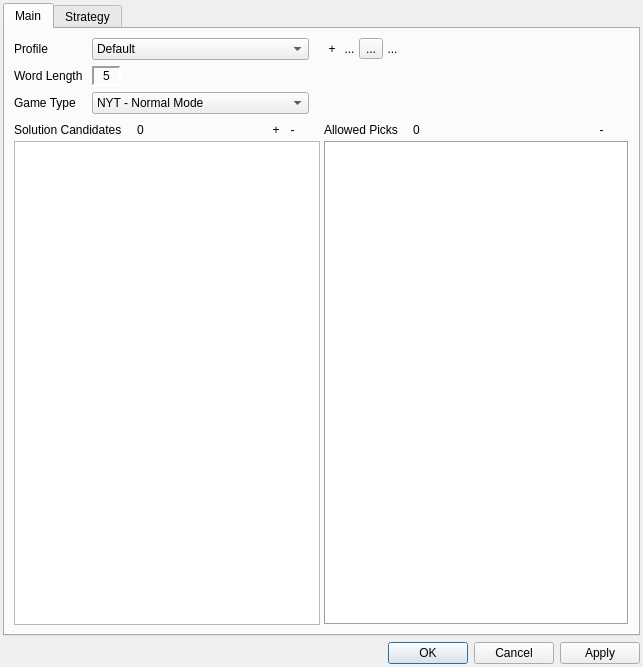
<?xml version="1.0" encoding="UTF-8"?>
<ui version="4.0">
 <class>preferences</class>
 <widget class="QDialog" name="preferences">
  <property name="windowModality">
   <enum>Qt::WindowModality::ApplicationModal</enum>
  </property>
  <property name="geometry">
   <rect>
    <x>0</x>
    <y>0</y>
    <width>643</width>
    <height>667</height>
   </rect>
  </property>
  <property name="windowTitle">
   <string>Word Le SMASH! - Preferences</string>
  </property>
  <property name="styleSheet">
   <string notr="true"/>
  </property>
  <property name="modal">
   <bool>true</bool>
  </property>
  <layout class="QVBoxLayout" name="verticalLayout_2">
   <property name="leftMargin">
    <number>3</number>
   </property>
   <property name="topMargin">
    <number>3</number>
   </property>
   <property name="rightMargin">
    <number>3</number>
   </property>
   <property name="bottomMargin">
    <number>3</number>
   </property>
   <item>
    <widget class="QFrame" name="frame">
     <property name="frameShape">
      <enum>QFrame::Shape::NoFrame</enum>
     </property>
     <property name="frameShadow">
      <enum>QFrame::Shadow::Plain</enum>
     </property>
     <layout class="QVBoxLayout" name="verticalLayout">
      <property name="spacing">
       <number>6</number>
      </property>
      <property name="leftMargin">
       <number>0</number>
      </property>
      <property name="topMargin">
       <number>0</number>
      </property>
      <property name="rightMargin">
       <number>0</number>
      </property>
      <property name="bottomMargin">
       <number>0</number>
      </property>
      <item>
       <widget class="QTabWidget" name="preferencesTabWidget">
        <property name="currentIndex">
         <number>0</number>
        </property>
        <widget class="QWidget" name="mainPreferencesTab">
         <attribute name="title">
          <string>Main</string>
         </attribute>
         <layout class="QGridLayout" name="gridLayout" columnstretch="0,1,1,0,1,1,0">
          <property name="leftMargin">
           <number>9</number>
          </property>
          <item row="2" column="1" colspan="3">
           <widget class="QComboBox" name="gameTypeComboBox">
            <property name="sizePolicy">
             <sizepolicy hsizetype="MinimumExpanding" vsizetype="Fixed">
              <horstretch>0</horstretch>
              <verstretch>0</verstretch>
             </sizepolicy>
            </property>
            <item>
             <property name="text">
              <string>NYT - Normal Mode</string>
             </property>
            </item>
            <item>
             <property name="text">
              <string>NYT - Hard Mode</string>
             </property>
            </item>
            <item>
             <property name="text">
              <string>Absurdle</string>
             </property>
            </item>
           </widget>
          </item>
          <item row="0" column="1" colspan="3">
           <widget class="QComboBox" name="profileComboBox">
            <property name="sizePolicy">
             <sizepolicy hsizetype="MinimumExpanding" vsizetype="Fixed">
              <horstretch>0</horstretch>
              <verstretch>0</verstretch>
             </sizepolicy>
            </property>
            <property name="editable">
             <bool>false</bool>
            </property>
            <item>
             <property name="text">
              <string>Default</string>
             </property>
            </item>
           </widget>
          </item>
          <item row="0" column="4">
           <widget class="QFrame" name="profileButtonsFrame">
            <property name="sizePolicy">
             <sizepolicy hsizetype="Fixed" vsizetype="Preferred">
              <horstretch>0</horstretch>
              <verstretch>0</verstretch>
             </sizepolicy>
            </property>
            <property name="lineWidth">
             <number>0</number>
            </property>
            <layout class="QHBoxLayout" name="horizontalLayout_4">
             <property name="spacing">
              <number>0</number>
             </property>
             <property name="topMargin">
              <number>0</number>
             </property>
             <property name="rightMargin">
              <number>0</number>
             </property>
             <property name="bottomMargin">
              <number>0</number>
             </property>
             <item>
              <widget class="QToolButton" name="addProfileButton">
               <property name="styleSheet">
                <string notr="true">border: none</string>
               </property>
               <property name="text">
                <string>+</string>
               </property>
               <property name="icon">
                <iconset theme="list-add"/>
               </property>
              </widget>
             </item>
             <item>
              <widget class="QToolButton" name="removeProfileButton">
               <property name="styleSheet">
                <string notr="true">border: none</string>
               </property>
               <property name="text">
                <string>...</string>
               </property>
               <property name="icon">
                <iconset theme="list-remove"/>
               </property>
              </widget>
             </item>
             <item>
              <widget class="QToolButton" name="setDefaultProfileButton">
               <property name="text">
                <string>...</string>
               </property>
               <property name="icon">
                <iconset theme="emblem-default"/>
               </property>
              </widget>
             </item>
             <item>
              <widget class="QToolButton" name="copyProfileButton">
               <property name="styleSheet">
                <string notr="true">border: none</string>
               </property>
               <property name="text">
                <string>...</string>
               </property>
               <property name="icon">
                <iconset theme="edit-copy"/>
               </property>
              </widget>
             </item>
            </layout>
           </widget>
          </item>
          <item row="0" column="5" colspan="2">
           <spacer name="horizontalSpacer_8">
            <property name="orientation">
             <enum>Qt::Orientation::Horizontal</enum>
            </property>
            <property name="sizeHint" stdset="0">
             <size>
              <width>40</width>
              <height>20</height>
             </size>
            </property>
           </spacer>
          </item>
          <item row="2" column="6">
           <spacer name="horizontalSpacer_7">
            <property name="orientation">
             <enum>Qt::Orientation::Horizontal</enum>
            </property>
            <property name="sizeHint" stdset="0">
             <size>
              <width>40</width>
              <height>20</height>
             </size>
            </property>
           </spacer>
          </item>
          <item row="2" column="0">
           <widget class="QLabel" name="gameTypeLabel">
            <property name="sizePolicy">
             <sizepolicy hsizetype="Fixed" vsizetype="Preferred">
              <horstretch>0</horstretch>
              <verstretch>0</verstretch>
             </sizepolicy>
            </property>
            <property name="text">
             <string>Game Type</string>
            </property>
            <property name="buddy">
             <cstring>gameTypeComboBox</cstring>
            </property>
           </widget>
          </item>
          <item row="1" column="0">
           <widget class="QLabel" name="wordLengthLabel">
            <property name="sizePolicy">
             <sizepolicy hsizetype="Fixed" vsizetype="Preferred">
              <horstretch>0</horstretch>
              <verstretch>0</verstretch>
             </sizepolicy>
            </property>
            <property name="text">
             <string>Word Length </string>
            </property>
            <property name="margin">
             <number>0</number>
            </property>
           </widget>
          </item>
          <item row="4" column="0" colspan="7">
           <widget class="QFrame" name="frame">
            <layout class="QHBoxLayout" name="horizontalLayout_8">
             <property name="spacing">
              <number>4</number>
             </property>
             <property name="leftMargin">
              <number>0</number>
             </property>
             <property name="topMargin">
              <number>0</number>
             </property>
             <property name="rightMargin">
              <number>0</number>
             </property>
             <property name="bottomMargin">
              <number>0</number>
             </property>
             <item>
              <widget class="QFrame" name="candidateFrame">
               <layout class="QVBoxLayout" name="verticalLayout_5">
                <property name="spacing">
                 <number>2</number>
                </property>
                <property name="leftMargin">
                 <number>0</number>
                </property>
                <property name="topMargin">
                 <number>0</number>
                </property>
                <property name="rightMargin">
                 <number>0</number>
                </property>
                <property name="bottomMargin">
                 <number>0</number>
                </property>
                <item>
                 <widget class="QFrame" name="candidateFrameHeader">
                  <layout class="QHBoxLayout" name="horizontalLayout_2">
                   <property name="spacing">
                    <number>2</number>
                   </property>
                   <property name="leftMargin">
                    <number>0</number>
                   </property>
                   <property name="topMargin">
                    <number>0</number>
                   </property>
                   <property name="rightMargin">
                    <number>0</number>
                   </property>
                   <property name="bottomMargin">
                    <number>0</number>
                   </property>
                   <item>
                    <widget class="QLabel" name="candidatesLabel">
                     <property name="sizePolicy">
                      <sizepolicy hsizetype="Fixed" vsizetype="Preferred">
                       <horstretch>0</horstretch>
                       <verstretch>0</verstretch>
                      </sizepolicy>
                     </property>
                     <property name="text">
                      <string>Solution Candidates</string>
                     </property>
                     <property name="buddy">
                      <cstring>candidatesList</cstring>
                     </property>
                    </widget>
                   </item>
                   <item>
                    <widget class="QLabel" name="candidatesCountLabel">
                     <property name="styleSheet">
                      <string notr="true">padding: 0 10px</string>
                     </property>
                     <property name="text">
                      <string>0</string>
                     </property>
                    </widget>
                   </item>
                   <item>
                    <widget class="QToolButton" name="addCandidateButton">
                     <property name="layoutDirection">
                      <enum>Qt::LayoutDirection::LeftToRight</enum>
                     </property>
                     <property name="styleSheet">
                      <string notr="true">border: none</string>
                     </property>
                     <property name="text">
                      <string notr="true">+</string>
                     </property>
                     <property name="icon">
                      <iconset theme="list-add"/>
                     </property>
                    </widget>
                   </item>
                   <item>
                    <widget class="QToolButton" name="removeCandidateButton">
                     <property name="styleSheet">
                      <string notr="true">border: none</string>
                     </property>
                     <property name="text">
                      <string>-</string>
                     </property>
                     <property name="icon">
                      <iconset theme="list-remove"/>
                     </property>
                    </widget>
                   </item>
                   <item>
                    <widget class="QToolButton" name="manageCandidatesButton">
                     <property name="styleSheet">
                      <string notr="true">border: none</string>
                     </property>
                     <property name="text">
                      <string/>
                     </property>
                     <property name="icon">
                      <iconset theme="accessories-text-editor" resource="wordlesmash.qrc">
                       <normaloff>:/icons/elipsis.svg</normaloff>:/icons/elipsis.svg</iconset>
                     </property>
                    </widget>
                   </item>
                  </layout>
                 </widget>
                </item>
                <item>
                 <widget class="QListWidget" name="candidatesList">
                  <property name="sizePolicy">
                   <sizepolicy hsizetype="MinimumExpanding" vsizetype="Expanding">
                    <horstretch>0</horstretch>
                    <verstretch>0</verstretch>
                   </sizepolicy>
                  </property>
                  <property name="font">
                   <font>
                    <family>Liberation Mono</family>
                    <pointsize>18</pointsize>
                   </font>
                  </property>
                  <property name="sortingEnabled">
                   <bool>true</bool>
                  </property>
                 </widget>
                </item>
               </layout>
              </widget>
             </item>
             <item>
              <widget class="QFrame" name="picksFrame">
               <layout class="QVBoxLayout" name="verticalLayout_4">
                <property name="spacing">
                 <number>2</number>
                </property>
                <property name="leftMargin">
                 <number>0</number>
                </property>
                <property name="topMargin">
                 <number>0</number>
                </property>
                <property name="rightMargin">
                 <number>0</number>
                </property>
                <property name="bottomMargin">
                 <number>0</number>
                </property>
                <item>
                 <widget class="QFrame" name="picksHeaderFrame">
                  <layout class="QHBoxLayout" name="horizontalLayout">
                   <property name="spacing">
                    <number>2</number>
                   </property>
                   <property name="leftMargin">
                    <number>0</number>
                   </property>
                   <property name="topMargin">
                    <number>0</number>
                   </property>
                   <property name="rightMargin">
                    <number>0</number>
                   </property>
                   <property name="bottomMargin">
                    <number>0</number>
                   </property>
                   <item>
                    <widget class="QLabel" name="picksLabel">
                     <property name="sizePolicy">
                      <sizepolicy hsizetype="Fixed" vsizetype="Preferred">
                       <horstretch>0</horstretch>
                       <verstretch>0</verstretch>
                      </sizepolicy>
                     </property>
                     <property name="text">
                      <string>Allowed Picks</string>
                     </property>
                     <property name="buddy">
                      <cstring>picksList</cstring>
                     </property>
                    </widget>
                   </item>
                   <item>
                    <widget class="QLabel" name="picksCountLabel">
                     <property name="styleSheet">
                      <string notr="true">padding: 0 10px</string>
                     </property>
                     <property name="text">
                      <string>0</string>
                     </property>
                    </widget>
                   </item>
                   <item>
                    <widget class="QToolButton" name="addPickButton">
                     <property name="styleSheet">
                      <string notr="true">border: none</string>
                     </property>
                     <property name="text">
                      <string/>
                     </property>
                     <property name="icon">
                      <iconset theme="list-add"/>
                     </property>
                    </widget>
                   </item>
                   <item>
                    <widget class="QToolButton" name="removePickButton">
                     <property name="styleSheet">
                      <string notr="true">border: none</string>
                     </property>
                     <property name="text">
                      <string>-</string>
                     </property>
                     <property name="icon">
                      <iconset theme="list-remove"/>
                     </property>
                    </widget>
                   </item>
                   <item>
                    <widget class="QToolButton" name="managePicksButton">
                     <property name="styleSheet">
                      <string notr="true">border: none</string>
                     </property>
                     <property name="icon">
                      <iconset theme="accessories-text-editor" resource="wordlesmash.qrc">
                       <normaloff>:/icons/elipsis.svg</normaloff>:/icons/elipsis.svg</iconset>
                     </property>
                    </widget>
                   </item>
                  </layout>
                 </widget>
                </item>
                <item>
                 <widget class="QListWidget" name="picksList">
                  <property name="sizePolicy">
                   <sizepolicy hsizetype="MinimumExpanding" vsizetype="Expanding">
                    <horstretch>0</horstretch>
                    <verstretch>0</verstretch>
                   </sizepolicy>
                  </property>
                  <property name="font">
                   <font>
                    <family>Liberation Mono</family>
                    <pointsize>18</pointsize>
                   </font>
                  </property>
                  <property name="frameShape">
                   <enum>QFrame::Shape::Box</enum>
                  </property>
                  <property name="sortingEnabled">
                   <bool>true</bool>
                  </property>
                 </widget>
                </item>
               </layout>
              </widget>
             </item>
            </layout>
           </widget>
          </item>
          <item row="0" column="0">
           <widget class="QLabel" name="profileLabel">
            <property name="sizePolicy">
             <sizepolicy hsizetype="Fixed" vsizetype="Preferred">
              <horstretch>0</horstretch>
              <verstretch>0</verstretch>
             </sizepolicy>
            </property>
            <property name="text">
             <string>Profile</string>
            </property>
            <property name="buddy">
             <cstring>profileComboBox</cstring>
            </property>
           </widget>
          </item>
          <item row="1" column="1">
           <widget class="QLabel" name="wordLengthDisplayLabel">
            <property name="sizePolicy">
             <sizepolicy hsizetype="Fixed" vsizetype="Preferred">
              <horstretch>0</horstretch>
              <verstretch>0</verstretch>
             </sizepolicy>
            </property>
            <property name="toolTip">
             <string>The word length for a profile is fixed after creation.</string>
            </property>
            <property name="styleSheet">
             <string notr="true">padding: 2px 10px;</string>
            </property>
            <property name="frameShape">
             <enum>QFrame::Shape::Panel</enum>
            </property>
            <property name="frameShadow">
             <enum>QFrame::Shadow::Sunken</enum>
            </property>
            <property name="lineWidth">
             <number>2</number>
            </property>
            <property name="midLineWidth">
             <number>0</number>
            </property>
            <property name="text">
             <string>5</string>
            </property>
            <property name="alignment">
             <set>Qt::AlignmentFlag::AlignCenter</set>
            </property>
           </widget>
          </item>
         </layout>
        </widget>
        <widget class="QWidget" name="strategyTab">
         <attribute name="title">
          <string>Strategy</string>
         </attribute>
         <layout class="QVBoxLayout" name="verticalLayout_3">
          <property name="spacing">
           <number>4</number>
          </property>
          <property name="leftMargin">
           <number>4</number>
          </property>
          <property name="topMargin">
           <number>4</number>
          </property>
          <property name="rightMargin">
           <number>4</number>
          </property>
          <property name="bottomMargin">
           <number>4</number>
          </property>
          <item>
           <widget class="QSplitter" name="strategySplitter">
            <property name="orientation">
             <enum>Qt::Orientation::Vertical</enum>
            </property>
            <widget class="QFrame" name="frame_4">
             <property name="frameShape">
              <enum>QFrame::Shape::NoFrame</enum>
             </property>
             <property name="frameShadow">
              <enum>QFrame::Shadow::Raised</enum>
             </property>
             <layout class="QGridLayout" name="gridLayout_2">
              <property name="leftMargin">
               <number>0</number>
              </property>
              <property name="topMargin">
               <number>0</number>
              </property>
              <property name="rightMargin">
               <number>0</number>
              </property>
              <property name="bottomMargin">
               <number>0</number>
              </property>
              <item row="0" column="0">
               <widget class="QFrame" name="decisionTreeHeaderFrame">
                <property name="sizePolicy">
                 <sizepolicy hsizetype="Preferred" vsizetype="Minimum">
                  <horstretch>0</horstretch>
                  <verstretch>0</verstretch>
                 </sizepolicy>
                </property>
                <property name="frameShape">
                 <enum>QFrame::Shape::NoFrame</enum>
                </property>
                <property name="frameShadow">
                 <enum>QFrame::Shadow::Plain</enum>
                </property>
                <property name="lineWidth">
                 <number>0</number>
                </property>
                <layout class="QHBoxLayout" name="horizontalLayout_6">
                 <property name="spacing">
                  <number>4</number>
                 </property>
                 <property name="leftMargin">
                  <number>0</number>
                 </property>
                 <property name="topMargin">
                  <number>0</number>
                 </property>
                 <property name="rightMargin">
                  <number>0</number>
                 </property>
                 <property name="bottomMargin">
                  <number>0</number>
                 </property>
                 <item>
                  <widget class="QLabel" name="decisionTreeLabel">
                   <property name="sizePolicy">
                    <sizepolicy hsizetype="Preferred" vsizetype="Fixed">
                     <horstretch>0</horstretch>
                     <verstretch>0</verstretch>
                    </sizepolicy>
                   </property>
                   <property name="text">
                    <string>Charted Decison Trees</string>
                   </property>
                   <property name="buddy">
                    <cstring>decisionTreeList</cstring>
                   </property>
                  </widget>
                 </item>
                 <item>
                  <spacer name="decisionTreeSpacer">
                   <property name="orientation">
                    <enum>Qt::Orientation::Horizontal</enum>
                   </property>
                   <property name="sizeHint" stdset="0">
                    <size>
                     <width>13</width>
                     <height>20</height>
                    </size>
                   </property>
                  </spacer>
                 </item>
                 <item>
                  <widget class="QToolButton" name="genTopPickButton">
                   <property name="styleSheet">
                    <string notr="true">border: none</string>
                   </property>
                   <property name="text">
                    <string>...</string>
                   </property>
                   <property name="icon">
                    <iconset theme="applications-development"/>
                   </property>
                  </widget>
                 </item>
                 <item>
                  <widget class="QToolButton" name="exploreTreeButton">
                   <property name="toolTip">
                    <string>Generate optimal pick</string>
                   </property>
                   <property name="styleSheet">
                    <string notr="true">border: none</string>
                   </property>
                   <property name="text">
                    <string>...</string>
                   </property>
                   <property name="icon">
                    <iconset theme="edit-find"/>
                   </property>
                  </widget>
                 </item>
                </layout>
               </widget>
              </item>
              <item row="1" column="2">
               <widget class="QListWidget" name="initialPicksList">
                <property name="sizePolicy">
                 <sizepolicy hsizetype="MinimumExpanding" vsizetype="MinimumExpanding">
                  <horstretch>0</horstretch>
                  <verstretch>0</verstretch>
                 </sizepolicy>
                </property>
                <property name="font">
                 <font>
                  <family>Liberation Mono</family>
                  <pointsize>18</pointsize>
                 </font>
                </property>
                <property name="sortingEnabled">
                 <bool>true</bool>
                </property>
               </widget>
              </item>
              <item row="0" column="2">
               <widget class="QFrame" name="initialPicksHeaderFrame">
                <property name="sizePolicy">
                 <sizepolicy hsizetype="Preferred" vsizetype="Minimum">
                  <horstretch>0</horstretch>
                  <verstretch>0</verstretch>
                 </sizepolicy>
                </property>
                <property name="frameShape">
                 <enum>QFrame::Shape::NoFrame</enum>
                </property>
                <property name="frameShadow">
                 <enum>QFrame::Shadow::Raised</enum>
                </property>
                <layout class="QHBoxLayout" name="horizontalLayout_7">
                 <property name="spacing">
                  <number>4</number>
                 </property>
                 <property name="leftMargin">
                  <number>0</number>
                 </property>
                 <property name="topMargin">
                  <number>0</number>
                 </property>
                 <property name="rightMargin">
                  <number>0</number>
                 </property>
                 <property name="bottomMargin">
                  <number>0</number>
                 </property>
                 <item>
                  <widget class="QLabel" name="initialPicksLabel">
                   <property name="sizePolicy">
                    <sizepolicy hsizetype="Preferred" vsizetype="Fixed">
                     <horstretch>0</horstretch>
                     <verstretch>0</verstretch>
                    </sizepolicy>
                   </property>
                   <property name="text">
                    <string>Initial Picks</string>
                   </property>
                   <property name="buddy">
                    <cstring>initialPicksList</cstring>
                   </property>
                  </widget>
                 </item>
                 <item>
                  <spacer name="initialPicksSpacer">
                   <property name="orientation">
                    <enum>Qt::Orientation::Horizontal</enum>
                   </property>
                   <property name="sizeHint" stdset="0">
                    <size>
                     <width>13</width>
                     <height>20</height>
                    </size>
                   </property>
                  </spacer>
                 </item>
                 <item>
                  <widget class="QToolButton" name="addInitialPickButton">
                   <property name="sizePolicy">
                    <sizepolicy hsizetype="Fixed" vsizetype="Minimum">
                     <horstretch>0</horstretch>
                     <verstretch>0</verstretch>
                    </sizepolicy>
                   </property>
                   <property name="styleSheet">
                    <string notr="true">border: none</string>
                   </property>
                   <property name="text">
                    <string/>
                   </property>
                   <property name="icon">
                    <iconset theme="list-add"/>
                   </property>
                  </widget>
                 </item>
                 <item>
                  <widget class="QToolButton" name="removeInitialPickButton">
                   <property name="sizePolicy">
                    <sizepolicy hsizetype="Fixed" vsizetype="Minimum">
                     <horstretch>0</horstretch>
                     <verstretch>0</verstretch>
                    </sizepolicy>
                   </property>
                   <property name="styleSheet">
                    <string notr="true">border: none</string>
                   </property>
                   <property name="text">
                    <string>...</string>
                   </property>
                   <property name="icon">
                    <iconset theme="list-remove"/>
                   </property>
                  </widget>
                 </item>
                 <item>
                  <widget class="QToolButton" name="genSuggestionsButton">
                   <property name="toolTip">
                    <string>Generate a set of good initial picks for your candidates and picks based on a heuristic</string>
                   </property>
                   <property name="styleSheet">
                    <string notr="true">border: none</string>
                   </property>
                   <property name="text">
                    <string>...</string>
                   </property>
                   <property name="icon">
                    <iconset theme="applications-utilities"/>
                   </property>
                  </widget>
                 </item>
                </layout>
               </widget>
              </item>
              <item row="1" column="0">
               <widget class="QListWidget" name="decisionTreeList">
                <property name="sizePolicy">
                 <sizepolicy hsizetype="MinimumExpanding" vsizetype="MinimumExpanding">
                  <horstretch>0</horstretch>
                  <verstretch>0</verstretch>
                 </sizepolicy>
                </property>
                <property name="font">
                 <font>
                  <family>Liberation Mono</family>
                  <pointsize>18</pointsize>
                 </font>
                </property>
                <property name="sortingEnabled">
                 <bool>true</bool>
                </property>
               </widget>
              </item>
              <item row="0" column="1" rowspan="2">
               <widget class="QFrame" name="middleFrame">
                <property name="frameShape">
                 <enum>QFrame::Shape::NoFrame</enum>
                </property>
                <property name="frameShadow">
                 <enum>QFrame::Shadow::Raised</enum>
                </property>
                <layout class="QVBoxLayout" name="verticalLayout_7">
                 <item>
                  <spacer name="horizontalSpacer_4">
                   <property name="orientation">
                    <enum>Qt::Orientation::Horizontal</enum>
                   </property>
                   <property name="sizeType">
                    <enum>QSizePolicy::Policy::Fixed</enum>
                   </property>
                   <property name="sizeHint" stdset="0">
                    <size>
                     <width>30</width>
                     <height>17</height>
                    </size>
                   </property>
                  </spacer>
                 </item>
                 <item>
                  <spacer name="verticalSpacer">
                   <property name="orientation">
                    <enum>Qt::Orientation::Vertical</enum>
                   </property>
                   <property name="sizeHint" stdset="0">
                    <size>
                     <width>20</width>
                     <height>40</height>
                    </size>
                   </property>
                  </spacer>
                 </item>
                 <item alignment="Qt::AlignmentFlag::AlignHCenter">
                  <widget class="QToolButton" name="chartTreeButton">
                   <property name="text">
                    <string>...</string>
                   </property>
                   <property name="icon">
                    <iconset theme="go-previous"/>
                   </property>
                  </widget>
                 </item>
                 <item>
                  <spacer name="verticalSpacer_3">
                   <property name="orientation">
                    <enum>Qt::Orientation::Vertical</enum>
                   </property>
                   <property name="sizeType">
                    <enum>QSizePolicy::Policy::Fixed</enum>
                   </property>
                   <property name="sizeHint" stdset="0">
                    <size>
                     <width>20</width>
                     <height>30</height>
                    </size>
                   </property>
                  </spacer>
                 </item>
                 <item alignment="Qt::AlignmentFlag::AlignHCenter">
                  <widget class="QToolButton" name="removeTreeButton">
                   <property name="text">
                    <string>...</string>
                   </property>
                   <property name="icon">
                    <iconset theme="go-next"/>
                   </property>
                  </widget>
                 </item>
                 <item>
                  <spacer name="verticalSpacer_2">
                   <property name="orientation">
                    <enum>Qt::Orientation::Vertical</enum>
                   </property>
                   <property name="sizeHint" stdset="0">
                    <size>
                     <width>20</width>
                     <height>40</height>
                    </size>
                   </property>
                  </spacer>
                 </item>
                </layout>
               </widget>
              </item>
             </layout>
            </widget>
            <widget class="QTreeWidget" name="treeWidget">
             <property name="frameShape">
              <enum>QFrame::Shape::StyledPanel</enum>
             </property>
             <property name="frameShadow">
              <enum>QFrame::Shadow::Plain</enum>
             </property>
             <column>
              <property name="text">
               <string notr="true">Picks</string>
              </property>
             </column>
             <column>
              <property name="text">
               <string>Candidates</string>
              </property>
             </column>
             <column>
              <property name="text">
               <string>Clue Colors</string>
              </property>
             </column>
            </widget>
           </widget>
          </item>
         </layout>
        </widget>
       </widget>
      </item>
     </layout>
    </widget>
   </item>
   <item>
    <widget class="QDialogButtonBox" name="buttonBox">
     <property name="orientation">
      <enum>Qt::Orientation::Horizontal</enum>
     </property>
     <property name="standardButtons">
      <set>QDialogButtonBox::StandardButton::Apply|QDialogButtonBox::StandardButton::Cancel|QDialogButtonBox::StandardButton::Ok</set>
     </property>
    </widget>
   </item>
  </layout>
 </widget>
 <resources>
  <include location="wordlesmash.qrc"/>
 </resources>
 <connections>
  <connection>
   <sender>buttonBox</sender>
   <signal>accepted()</signal>
   <receiver>preferences</receiver>
   <slot>accept()</slot>
   <hints>
    <hint type="sourcelabel">
     <x>251</x>
     <y>663</y>
    </hint>
    <hint type="destinationlabel">
     <x>157</x>
     <y>274</y>
    </hint>
   </hints>
  </connection>
  <connection>
   <sender>buttonBox</sender>
   <signal>rejected()</signal>
   <receiver>preferences</receiver>
   <slot>reject()</slot>
   <hints>
    <hint type="sourcelabel">
     <x>319</x>
     <y>663</y>
    </hint>
    <hint type="destinationlabel">
     <x>286</x>
     <y>274</y>
    </hint>
   </hints>
  </connection>
 </connections>
</ui>
